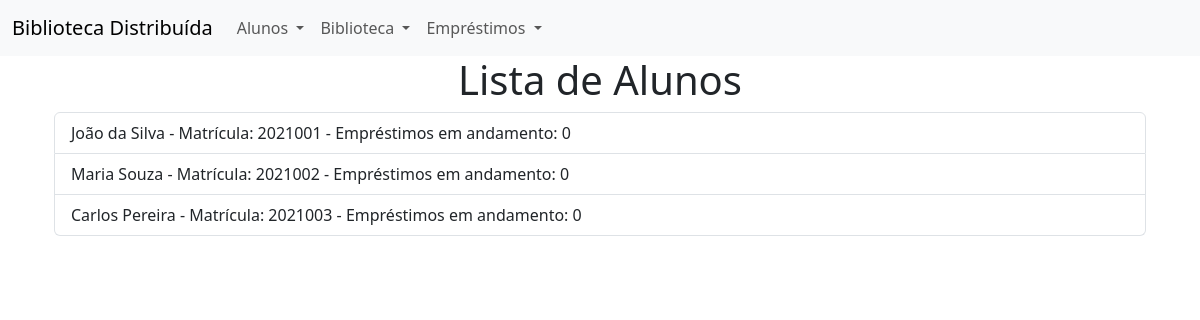
/lista_alunos, run on an earlier commit of the app's database.
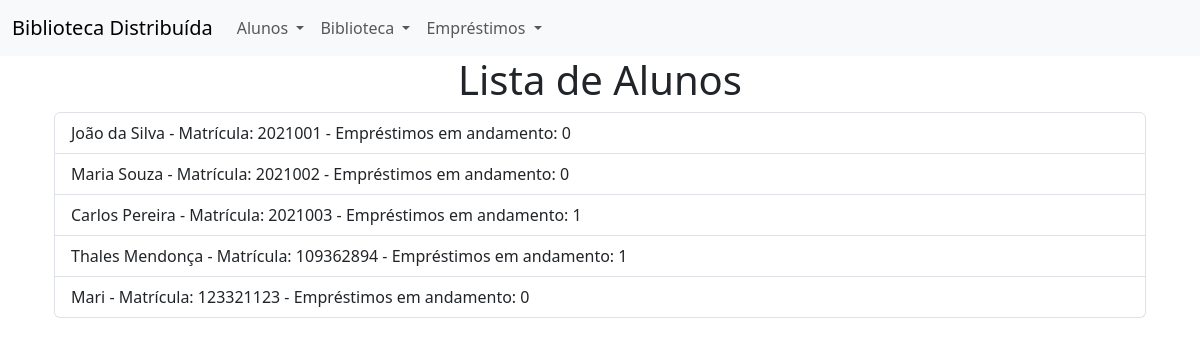
And on a later commit of the database.
### models.py (models this page shows)
class Aluno(db.Model):
    id = db.Column(db.Integer, primary_key=True)
    nome_completo = db.Column(db.String(100), nullable=False)
    apelido = db.Column(db.String(50))
    matricula = db.Column(db.String(20), unique=True, nullable=False)
    celular = db.Column(db.String(20))
    email = db.Column(db.String(100), unique=True, nullable=False)

### views.py (the view)
@app.route('/lista_alunos')
def lista_alunos():
    return controller.listar_alunos()

### controller.py (called while the page is built)
def listar_alunos():
    alunos = Aluno.query.all()
    emprestimos_por_aluno = {aluno.id: Emprestimo.query.filter_by(aluno_id=aluno.id, data_entrega=None).count() for aluno in alunos}
    return render_template('lista_alunos.html', alunos=alunos, emprestimos_por_aluno=emprestimos_por_aluno, active_page='lista_alunos')

### templates/lista_alunos.html (shortened to what this page needs)
{% extends "index.html" %}
{% block content %}
<div class="container">
    <p class="h1 text-center">Lista de Alunos</p>
    <ul class="list-group">
        {% for aluno in alunos %}
        <li class="list-group-item">{{ aluno.nome_completo }} - Matrícula: {{ aluno.matricula }} - Empréstimos em andamento: {{ emprestimos_por_aluno[aluno.id] }}</li>
        {% endfor %}
    </ul>
</div>
{% endblock %}

What changed in the data, as far as the page shows it:
computed for Aluno "Carlos Pereira": emprestimos_por_aluno "0" → "1"
added Aluno: nome_completo "Thales Mendonça", matricula "109362894", emprestimos_por_aluno "1"
added Aluno: nome_completo "Mari", matricula "123321123", emprestimos_por_aluno "0"
